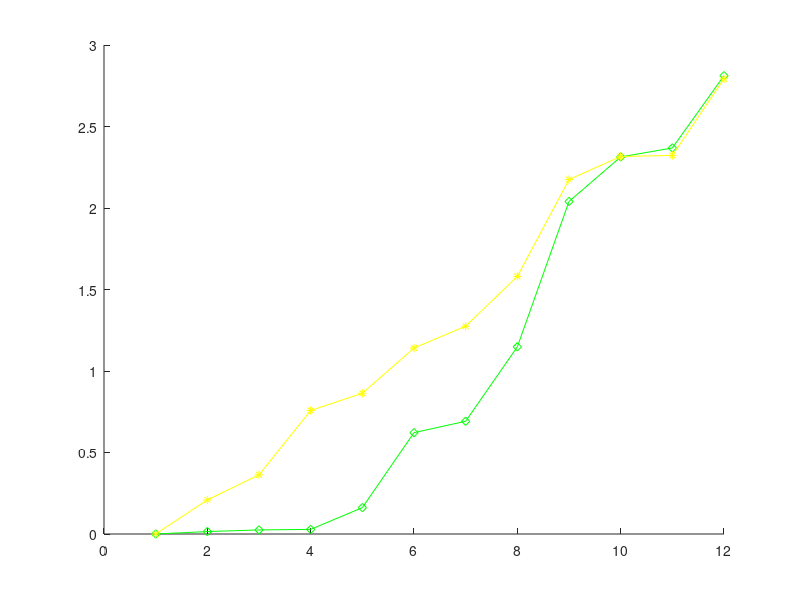

Reproduce this figure in MATLAB.
sixColours=[[7.7998 5.9417 1.4767];
            [7.5617 5.2167 1.3433];
            [7.2800 4.1267 1.3400];
            [7.0083 2.9983 1.3300];
            [6.6483 2.3 1.3150];
            [7.3333 2.8150 2.0067];
            [7.7433 3.9783 3.6833];
            [5.8750 3.0267 2.4633];
            [5.3950 4.2467 4.1267]
            [5.8850 4.9300 3.6283]
            [6.4700 5.8067 3.3550];
            [7.2850 6.4267 1.9367];
            ];

RGBmeans=mean(sixColours);



for x=1:3
    diffMatrix(:,x)=sixColours(:,x)-RGBmeans(x);
end

corelationM=(diffMatrix' * diffMatrix);

[V,D]=eig(corelationM);

eigenVec=V(:,3);

unitV=eigenVec/abs(eigenVec);

for x=1:12

    projectedM(x)=(sixColours(x,:) * eigenVec);
end


greenSorted=sort(sixColours(:,3));
projectionSorted=sort(projectedM);

projectionSorted(:)=projectionSorted(:)-projectionSorted(1);
greenSorted(:)=greenSorted(:)-greenSorted(1);
figure;
hold on;
plot(greenSorted,'gd-');
plot(projectionSorted/1.5,'y*-');
hold off;